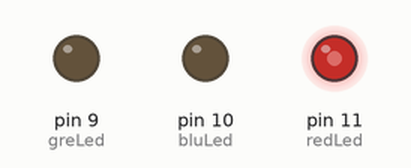
Bench run of a sketch on a simulated Arduino Uno, built with avr-gcc and run on an emulated ATmega328P. Shown: output pins drawn as LEDs (lit = HIGH).

Above: at 0.05 s.
At 1.5 s:
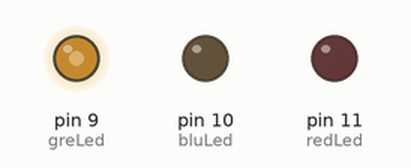
At 2.25 s:
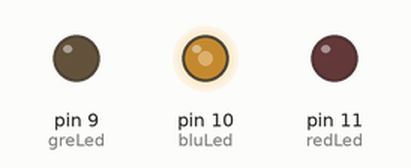
At 3.0 s:
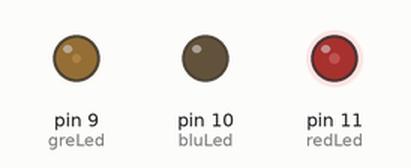
At 4.0 s:
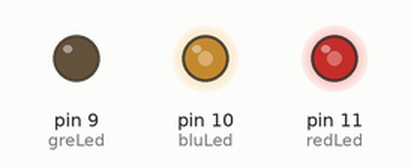
At 6.0 s:
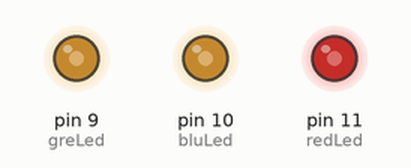
Timing chart, 0 to 7.8 s (numbered marks = the images above):
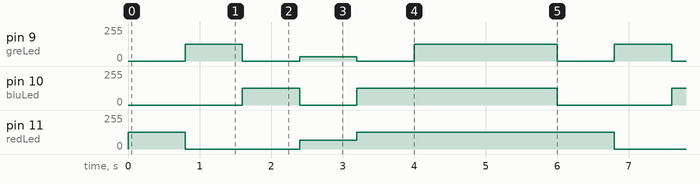

Measured:
- by itself, pin 9 (greLed): repeats every 6.0 s: 0/255 0.80 s, 32/255 0.80 s, 0/255 0.80 s, 125/255 2.0 s, 0/255 0.80 s, 125/255 0.80 s
- by itself, pin 10 (bluLed): repeats every 6.0 s: 0/255 0.80 s, 125/255 2.8 s, 0/255 1.6 s, 125/255 0.80 s
- by itself, pin 11 (redLed): repeats every 6.0 s: 0/255 1.6 s, 64/255 0.80 s, 125/255 3.6 s

The sketch:

Day8.ino
```cpp
int redLed = 11;
int bluLed = 10;
int greLed = 9;

void setup()
{
  pinMode(redLed, OUTPUT);
  pinMode(bluLed, OUTPUT);
  pinMode(greLed, OUTPUT);
}

void RGB_color(int red_value, int green_value, int blue_value) {
  // custom function to set three PWM color channels to any given mixture
  analogWrite(redLed, red_value);
  analogWrite(greLed, green_value);
  analogWrite(bluLed, blue_value);
}

void loop()
{
  RGB_color(125, 0, 0); // Red
  delay(800);
  RGB_color(0, 125, 0); // Green
  delay(800);
  RGB_color(0, 0, 125); // Blue
  delay(800);
  RGB_color(64, 32, 0); // Yellow
  delay(800);
  RGB_color(125, 0, 125); // Purple
  delay(800);
  RGB_color(125, 125, 125); // White
  delay(2000);

}

// RGB Led - 2 Common
// Digital is either 0 or 5V
// control the timing between 0 -255
// 0 off, 255 - On all the time, 128 - half the time
// Pulse Width Modulation - PWM - Writing Digital Output with analog
// Arduino these pins are indicated with a ~
// Pin 3,5,6,9,10,11
```
